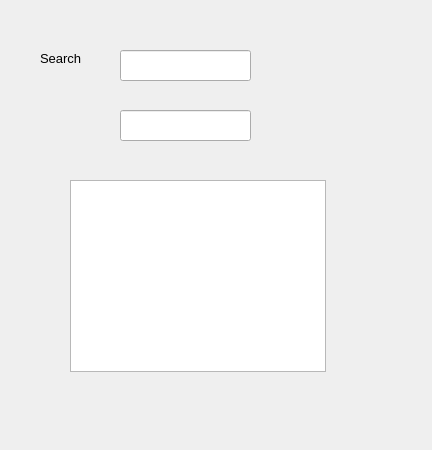
<?xml version="1.0" encoding="UTF-8"?>
<ui version="4.0">
 <class>SearchWindow</class>
 <widget class="QWidget" name="SearchWindow">
  <property name="geometry">
   <rect>
    <x>0</x>
    <y>0</y>
    <width>432</width>
    <height>450</height>
   </rect>
  </property>
  <property name="windowTitle">
   <string>SearchWindow</string>
  </property>
  <widget class="QListWidget" name="answers_list_widget">
   <property name="geometry">
    <rect>
     <x>70</x>
     <y>180</y>
     <width>256</width>
     <height>192</height>
    </rect>
   </property>
  </widget>
  <widget class="QLineEdit" name="search_line_edit">
   <property name="geometry">
    <rect>
     <x>120</x>
     <y>50</y>
     <width>131</width>
     <height>31</height>
    </rect>
   </property>
  </widget>
  <widget class="QLabel" name="label">
   <property name="geometry">
    <rect>
     <x>40</x>
     <y>50</y>
     <width>55</width>
     <height>16</height>
    </rect>
   </property>
   <property name="font">
    <font>
     <pointsize>10</pointsize>
    </font>
   </property>
   <property name="text">
    <string>Search</string>
   </property>
  </widget>
  <widget class="QLineEdit" name="matching_question_line_edit">
   <property name="geometry">
    <rect>
     <x>120</x>
     <y>110</y>
     <width>131</width>
     <height>31</height>
    </rect>
   </property>
  </widget>
 </widget>
 <layoutdefault spacing="6" margin="11"/>
 <resources/>
 <connections>
  <connection>
   <sender>search_line_edit</sender>
   <signal>textChanged(QString)</signal>
   <receiver>SearchWindow</receiver>
   <slot>update_results()</slot>
   <hints>
    <hint type="sourcelabel">
     <x>197</x>
     <y>74</y>
    </hint>
    <hint type="destinationlabel">
     <x>373</x>
     <y>323</y>
    </hint>
   </hints>
  </connection>
 </connections>
 <slots>
  <slot>update_results()</slot>
 </slots>
</ui>
